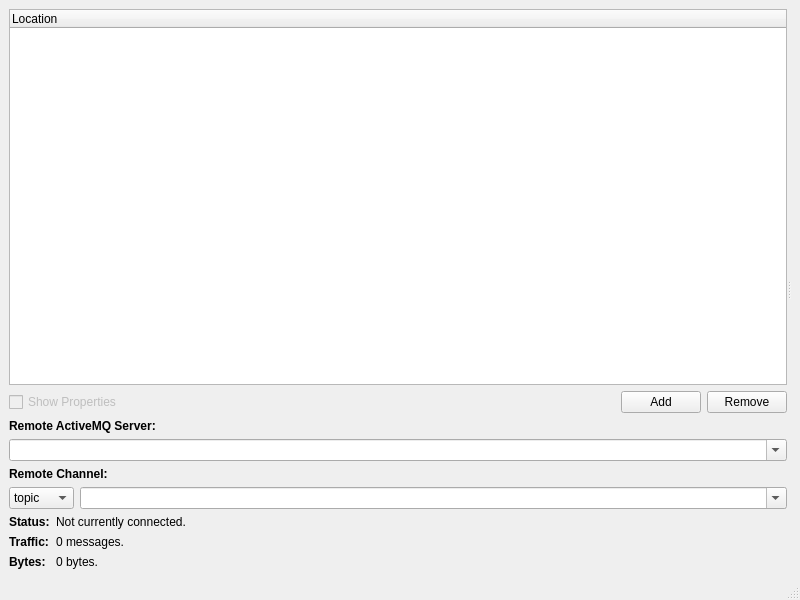
<?xml version="1.0" encoding="UTF-8"?>
<ui version="4.0">
 <class>ActiveMQMonitorClass</class>
 <widget class="QMainWindow" name="ActiveMQMonitorClass">
  <property name="geometry">
   <rect>
    <x>0</x>
    <y>0</y>
    <width>800</width>
    <height>600</height>
   </rect>
  </property>
  <property name="windowTitle">
   <string>MainWindow</string>
  </property>
  <widget class="QWidget" name="centralwidget">
   <layout class="QVBoxLayout" name="verticalLayout_2">
    <item>
     <widget class="QSplitter" name="splitter">
      <property name="orientation">
       <enum>Qt::Horizontal</enum>
      </property>
      <widget class="QWidget" name="">
       <layout class="QVBoxLayout" name="verticalLayout">
        <item>
         <widget class="QTreeWidget" name="treeWidget">
          <column>
           <property name="text">
            <string>Location</string>
           </property>
          </column>
         </widget>
        </item>
        <item>
         <layout class="QHBoxLayout" name="horizontalLayout_2">
          <item>
           <widget class="QCheckBox" name="checkBox">
            <property name="enabled">
             <bool>false</bool>
            </property>
            <property name="text">
             <string>Show Properties</string>
            </property>
           </widget>
          </item>
          <item>
           <spacer name="horizontalSpacer">
            <property name="orientation">
             <enum>Qt::Horizontal</enum>
            </property>
            <property name="sizeHint" stdset="0">
             <size>
              <width>40</width>
              <height>20</height>
             </size>
            </property>
           </spacer>
          </item>
          <item>
           <widget class="QPushButton" name="pushButton_2">
            <property name="text">
             <string>Add</string>
            </property>
           </widget>
          </item>
          <item>
           <widget class="QPushButton" name="pushButton">
            <property name="text">
             <string>Remove</string>
            </property>
           </widget>
          </item>
         </layout>
        </item>
        <item>
         <widget class="QLabel" name="label">
          <property name="font">
           <font>
            <weight>75</weight>
            <bold>true</bold>
           </font>
          </property>
          <property name="text">
           <string>Remote ActiveMQ Server:</string>
          </property>
         </widget>
        </item>
        <item>
         <widget class="QComboBox" name="comboBox_3">
          <property name="sizePolicy">
           <sizepolicy hsizetype="Expanding" vsizetype="Fixed">
            <horstretch>0</horstretch>
            <verstretch>0</verstretch>
           </sizepolicy>
          </property>
          <property name="editable">
           <bool>true</bool>
          </property>
         </widget>
        </item>
        <item>
         <widget class="QLabel" name="label_3">
          <property name="font">
           <font>
            <weight>75</weight>
            <bold>true</bold>
           </font>
          </property>
          <property name="text">
           <string>Remote Channel:</string>
          </property>
         </widget>
        </item>
        <item>
         <layout class="QHBoxLayout" name="horizontalLayout">
          <item>
           <widget class="QComboBox" name="comboBox">
            <property name="sizePolicy">
             <sizepolicy hsizetype="Minimum" vsizetype="Fixed">
              <horstretch>0</horstretch>
              <verstretch>0</verstretch>
             </sizepolicy>
            </property>
            <item>
             <property name="text">
              <string>topic</string>
             </property>
            </item>
            <item>
             <property name="text">
              <string>queue</string>
             </property>
            </item>
           </widget>
          </item>
          <item>
           <widget class="QComboBox" name="comboBox_2">
            <property name="sizePolicy">
             <sizepolicy hsizetype="Expanding" vsizetype="Fixed">
              <horstretch>0</horstretch>
              <verstretch>0</verstretch>
             </sizepolicy>
            </property>
            <property name="editable">
             <bool>true</bool>
            </property>
           </widget>
          </item>
         </layout>
        </item>
        <item>
         <layout class="QGridLayout" name="gridLayout">
          <item row="0" column="0">
           <widget class="QLabel" name="label_2">
            <property name="font">
             <font>
              <weight>75</weight>
              <bold>true</bold>
             </font>
            </property>
            <property name="text">
             <string>Status:</string>
            </property>
           </widget>
          </item>
          <item row="0" column="1">
           <widget class="QLabel" name="label_4">
            <property name="sizePolicy">
             <sizepolicy hsizetype="Expanding" vsizetype="Preferred">
              <horstretch>0</horstretch>
              <verstretch>0</verstretch>
             </sizepolicy>
            </property>
            <property name="text">
             <string>Not currently connected.</string>
            </property>
           </widget>
          </item>
          <item row="1" column="0">
           <widget class="QLabel" name="label_5">
            <property name="font">
             <font>
              <weight>75</weight>
              <bold>true</bold>
             </font>
            </property>
            <property name="text">
             <string>Traffic:</string>
            </property>
           </widget>
          </item>
          <item row="1" column="1">
           <widget class="QLabel" name="label_6">
            <property name="sizePolicy">
             <sizepolicy hsizetype="Expanding" vsizetype="Preferred">
              <horstretch>0</horstretch>
              <verstretch>0</verstretch>
             </sizepolicy>
            </property>
            <property name="text">
             <string>0 messages.</string>
            </property>
           </widget>
          </item>
          <item row="2" column="0">
           <widget class="QLabel" name="label_7">
            <property name="font">
             <font>
              <weight>75</weight>
              <bold>true</bold>
             </font>
            </property>
            <property name="text">
             <string>Bytes:</string>
            </property>
           </widget>
          </item>
          <item row="2" column="1">
           <widget class="QLabel" name="label_8">
            <property name="sizePolicy">
             <sizepolicy hsizetype="Expanding" vsizetype="Preferred">
              <horstretch>0</horstretch>
              <verstretch>0</verstretch>
             </sizepolicy>
            </property>
            <property name="text">
             <string>0 bytes.</string>
            </property>
           </widget>
          </item>
         </layout>
        </item>
       </layout>
      </widget>
      <widget class="QStackedWidget" name="stackedWidget">
       <property name="sizePolicy">
        <sizepolicy hsizetype="Expanding" vsizetype="Expanding">
         <horstretch>0</horstretch>
         <verstretch>0</verstretch>
        </sizepolicy>
       </property>
       <widget class="QWidget" name="page"/>
       <widget class="QWidget" name="page_2"/>
      </widget>
     </widget>
    </item>
   </layout>
  </widget>
  <widget class="QMenuBar" name="menubar">
   <property name="geometry">
    <rect>
     <x>0</x>
     <y>0</y>
     <width>800</width>
     <height>22</height>
    </rect>
   </property>
  </widget>
  <widget class="QStatusBar" name="statusbar"/>
 </widget>
 <resources/>
 <connections/>
</ui>
